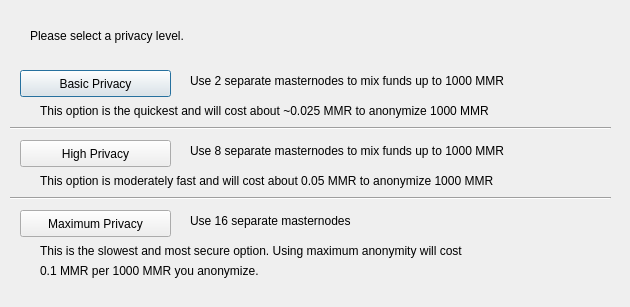
<?xml version="1.0" encoding="UTF-8"?>
<ui version="4.0">
 <class>DarksendConfig</class>
 <widget class="QDialog" name="DarksendConfig">
  <property name="geometry">
   <rect>
    <x>0</x>
    <y>0</y>
    <width>630</width>
    <height>307</height>
   </rect>
  </property>
  <property name="windowTitle">
   <string>Configure Darksend</string>
  </property>
  <widget class="QPushButton" name="buttonBasic">
   <property name="geometry">
    <rect>
     <x>20</x>
     <y>70</y>
     <width>151</width>
     <height>27</height>
    </rect>
   </property>
   <property name="text">
    <string>Basic Privacy</string>
   </property>
  </widget>
  <widget class="QPushButton" name="buttonHigh">
   <property name="geometry">
    <rect>
     <x>20</x>
     <y>140</y>
     <width>151</width>
     <height>27</height>
    </rect>
   </property>
   <property name="text">
    <string>High Privacy</string>
   </property>
  </widget>
  <widget class="QPushButton" name="buttonMax">
   <property name="geometry">
    <rect>
     <x>20</x>
     <y>210</y>
     <width>151</width>
     <height>27</height>
    </rect>
   </property>
   <property name="text">
    <string>Maximum Privacy</string>
   </property>
  </widget>
  <widget class="QLabel" name="label">
   <property name="geometry">
    <rect>
     <x>30</x>
     <y>20</y>
     <width>571</width>
     <height>31</height>
    </rect>
   </property>
   <property name="text">
    <string>Please select a privacy level.</string>
   </property>
  </widget>
  <widget class="QLabel" name="label_2">
   <property name="geometry">
    <rect>
     <x>190</x>
     <y>70</y>
     <width>421</width>
     <height>21</height>
    </rect>
   </property>
   <property name="text">
    <string>Use 2 separate masternodes to mix funds up to 1000 MMR</string>
   </property>
  </widget>
  <widget class="QLabel" name="label_3">
   <property name="geometry">
    <rect>
     <x>190</x>
     <y>140</y>
     <width>411</width>
     <height>21</height>
    </rect>
   </property>
   <property name="text">
    <string>Use 8 separate masternodes to mix funds up to 1000 MMR</string>
   </property>
  </widget>
  <widget class="QLabel" name="label_4">
   <property name="geometry">
    <rect>
     <x>190</x>
     <y>210</y>
     <width>421</width>
     <height>21</height>
    </rect>
   </property>
   <property name="text">
    <string>Use 16 separate masternodes</string>
   </property>
  </widget>
  <widget class="QLabel" name="label_6">
   <property name="geometry">
    <rect>
     <x>40</x>
     <y>100</y>
     <width>561</width>
     <height>21</height>
    </rect>
   </property>
   <property name="text">
    <string>This option is the quickest and will cost about ~0.025 MMR to anonymize 1000 MMR</string>
   </property>
  </widget>
  <widget class="QLabel" name="label_7">
   <property name="geometry">
    <rect>
     <x>40</x>
     <y>170</y>
     <width>561</width>
     <height>21</height>
    </rect>
   </property>
   <property name="text">
    <string>This option is moderately fast and will cost about 0.05 MMR to anonymize 1000 MMR</string>
   </property>
  </widget>
  <widget class="QLabel" name="label_8">
   <property name="geometry">
    <rect>
     <x>40</x>
     <y>240</y>
     <width>561</width>
     <height>21</height>
    </rect>
   </property>
   <property name="text">
    <string>This is the slowest and most secure option. Using maximum anonymity will cost</string>
   </property>
  </widget>
  <widget class="QLabel" name="label_9">
   <property name="geometry">
    <rect>
     <x>40</x>
     <y>260</y>
     <width>561</width>
     <height>21</height>
    </rect>
   </property>
   <property name="text">
    <string>0.1 MMR per 1000 MMR you anonymize.</string>
   </property>
  </widget>
  <widget class="Line" name="line">
   <property name="geometry">
    <rect>
     <x>10</x>
     <y>120</y>
     <width>601</width>
     <height>16</height>
    </rect>
   </property>
   <property name="orientation">
    <enum>Qt::Horizontal</enum>
   </property>
  </widget>
  <widget class="Line" name="line_2">
   <property name="geometry">
    <rect>
     <x>10</x>
     <y>190</y>
     <width>601</width>
     <height>16</height>
    </rect>
   </property>
   <property name="orientation">
    <enum>Qt::Horizontal</enum>
   </property>
  </widget>
 </widget>
 <resources/>
 <connections/>
</ui>
